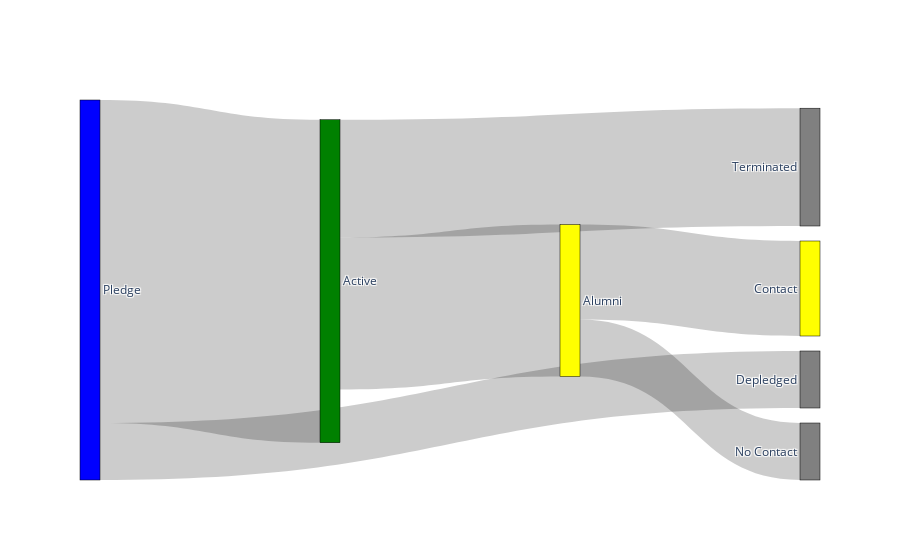

Notebook source saved alongside this figure:
### Code cell
import plotly.graph_objects as go

link = dict(
    source = source,
    target = target,
    value = value
)

node = dict(
    pad = 15,
    thickness = 20,
    line = dict(color = "black", width = 0.5),
    label = labels,
    color = colors
)

print(link)
data = go.Sankey(link = link, node = node)

fig = go.Figure(data)

fig.show()

### Figure 1 — Plotly figure (JSON) as saved in the notebook; plotly's stock layout.template omitted (floating-point values rounded to 4 significant figures)
{"data": [{"link": {"source": [0, 0, 2, 2, 4, 4], "target": [1, 2, 3, 4, 5, 6], "value": [15, 85, 31, 40, 25, 15]}, "node": {"color": ["blue", "gray", "green", "gray", "yellow", "yellow", "gray"], "label": ["Pledge", "Depledged", "Active", "Terminated", "Alumni", "Contact", "No Contact"], "line": {"color": "black", "width": 0.5}, "pad": 15, "thickness": 20}, "type": "sankey"}], "layout": {}}
